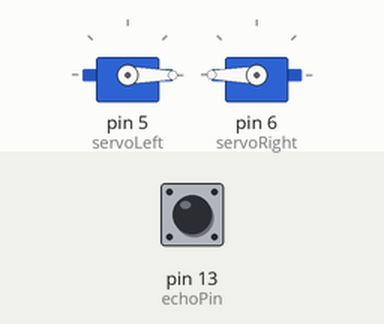
Simulated run of this sketch. Board: Arduino Uno, built with avr-gcc and run on an emulated ATmega328P. Parts: 2 × servo. The test bench sets the inputs (shaded band); at power-on: pin 13 (echoPin) LOW. No radio packets arrive unless stated.

Above: at 1.2 s.
1.3 s: pin 13 (echoPin) pulsed HIGH 2 times (0.12 s each, 0.3 s apart)
At 2.6 s:
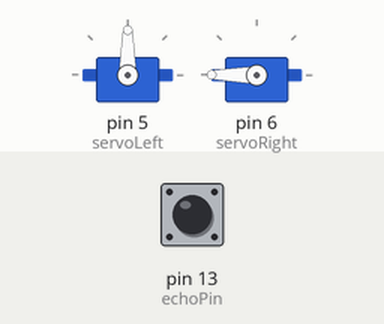
At 6.0 s:
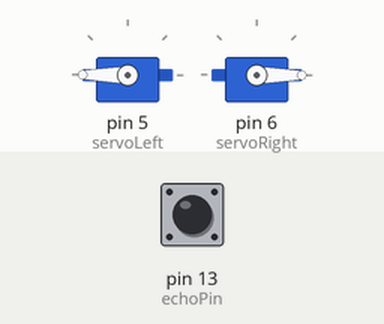
Timing chart, 0 to 10.9 s (numbered marks = the images above; inputs shaded):
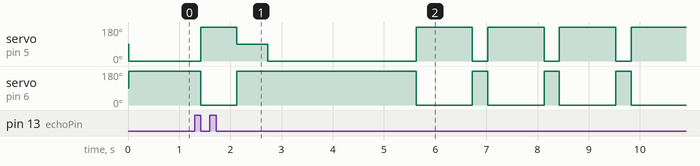

The sketch:

master_probe.ino
```cpp
/*  @Description firmware that runs on the master probe                               */
/*  @Version 0.1                                                                     */
/*  @author Aurelio Buarque  (abuarquemf@gmail.com)                                   */
/*  Created on July 6, 2015, 3:17 AM, Maceio-AL, Brazil                               */

//Used libraries
#include <Servo.h>
#include <SPI.h>
#include <nRF24L01.h>
#include <RF24.h>
#include <RF24_config.h>

const double k = 0.0001; //math const to decrease the input values
int myClass;
bool check = false;

//Servos
Servo servoRight, servoLeft;

//Vector for the finishing symbol of sending string
int msg[1];
//Object NRF24L01
RF24 myTransceiver(9,10); //CE, CSN
//The comunication pipe
const uint64_t pipe = 0xE8E8F0F0E1LL;

//pin that buzzer is conected
const byte buzzerPin = 2;

//Pin of LDR
const byte LDRPin = A0;
//Pin of voltage sensor
const byte voltageSensorPin = A1;

//pin of HCSR04 trig
const byte trigPin = 12;
//pin of HCSR04 echo
const byte echoPin = 13;

void setup(void) {
  //Starting serial comunication with 9600 of baud
  Serial.begin(9600);
  //Clean serial line
  Serial.flush();
  //Starting the transceiver
  myTransceiver.begin();
  //Openning the pipe
  myTransceiver.openWritingPipe(pipe);

  //setting left servo
  servoLeft.attach(5);
  //setting right servo
  servoRight.attach(6);
}

/**
 * Function that moves the probe forward
 *
*/
void forward(int delayTime) {
  servoLeft.write(0);
  servoRight.write(180);
  delay(delayTime);
}

/**
 * Function that moves the probe backward
 *
*/
void backward(int delayTime) {
  servoLeft.write(180);
  servoRight.write(0);
  delay(delayTime);
}

/**
 * Function that moves the probe left
 *
*/
void left(int delayTime) {
  servoLeft.write(90);
  servoRight.write(180);
  delay(delayTime);
}

/**
 * Function that moves the probe right
 *
*/
void right(int delayTime) {
  servoLeft.write(180);
  servoRight.write(90);
  delay(delayTime);
}

/**
 * Function that makes the probe avoid of some object
 *
*/
void avoid(void) {
  backward(500);
  delay(200);
  left(400);
  delay(200);
  forward(500);
}

/**
 * Function that makes a noise using buzzer. The delay between
 * turn on and turn off is diferent for diferent classes.
 *
 * @param delay time
*/
void makeNoise(int delayTime) {
  digitalWrite(buzzerPin, HIGH);
  delay(delayTime);
  digitalWrite(buzzerPin, LOW);
}

/**
 * Function that reads the LDR values and returns it
 *
 * @return the LDR readed value
*/
float LDRData(void) {
  return analogRead(LDRPin) * k;
}

/**
 * Function that reads the voltage sensor values and returns it
 *
 * @return the voltage sensor readed value
*/
float voltageSensorData(void) {
  return analogRead(voltageSensorPin) * k;
}

/**
 * Function that mesures the distance from a nearby object
 *
 * @return distance
*/
float distance(void) {
  digitalWrite(trigPin, LOW);
  delayMicroseconds(2);
  digitalWrite(trigPin, HIGH);
  delayMicroseconds(10);
  digitalWrite(trigPin, LOW);
  float duration = pulseIn(echoPin, HIGH);
  float distance = duration/2 /29.1;
  return distance;
}

/**
 * Function that sends strings to other Arduino board
 *
 * @param message to send
*/
void sendMessage(String message) {
  //get the size of string
  int messageSize = message.length();
  //vector for the sending char
  int charToSend[1];
  //For each carachter...
  for(int i=0;i<messageSize;i++) {
    charToSend[0] = message.charAt(i);
    myTransceiver.write(charToSend, 1);
  }
  //Symbol that finishes the string
  msg[0] = 2;
  //Send the finishing symbol
  myTransceiver.write(msg, 1);
  //Turns off the transceptor
  myTransceiver.powerDown();
  //waits a while
  delay(1);
  //turns on again
  myTransceiver.powerUp();
}

/**
 * Function that gets the data readed and returns the class
 *
 * @param LDR data
 * @param voltade data
 * @return class
*/
int neuralNet(float LDRData, float voltageData) {
  double y; //net output
  //weights and bias
  double  w111,
        w112,
        w121,
        w122,
        w211,
        w221,
        b11,
        b12,
        b21,
        Dw111,Dw112,Dw121,Dw122,Dw211,Dw221,Db11,Db12,Db21;

  //This net was trained to find 1!
  double v11 = (LDRData * w111) + (voltageData * w121) + b11;
  double v12 = (LDRData * w112) + (voltageData * w122) + b12;
  double v21 = (sigmoid(v11) * w211) + (sigmoid(v12) * w221) + b21;
  y = sigmoid(v21);
  if(y > 0.9) { //close output
    return 1;
  } else {
    return 0;
  }
}

/**
 * Function that starts the operation.
 *
*/
void defineMyClass(void) {
  //Go forward
  forward(100);
  //if there's something in front of... (6 cm)
  if(distance() < 6) { //start getting toguether
    while(distance() <= 3) { //while the voltage sensor is not in touch with the ball
      forward(200);
      delay(100);
      backward(100);
    }

    myClass = neuralNet(LDRData(), voltageSensorData());
    if(myClass == 1) {
      sendMessage("1");
    } else {
      sendMessage("0");
    }
    check = true;
    avoid();
  }
}

/**
 * This function does the process of serching the righ objects
 *
*/
void findObjects() {
  //Go forward
  forward(100);
  //if there's something in front of... (6 cm)
  if(distance() < 6) { //start getting toguether
    while(distance() <= 3) { //while the voltage sensor is not in touch with the ball
      forward(200);
      delay(100);
      backward(100);
    }

    int foundClass = neuralNet(LDRData(), voltageSensorData());
    if(foundClass == myClass) {
      makeNoise(100);
    } else {
      avoid();
    }
  }
}

/**
 * This function implements the sigmoid function
 *
 * @param data
 * @return sigmoid value
*/
double sigmoid(double data) {
    return (1/(1+exp(-data)));
}

/**
 * Operation of define my class and look over objects
 *
*/
void operation() {
  while(check == false) {
    sendMessage("tb");
    defineMyClass();
  }
  findObjects();
}

void loop(void){
 operation();
}
```
